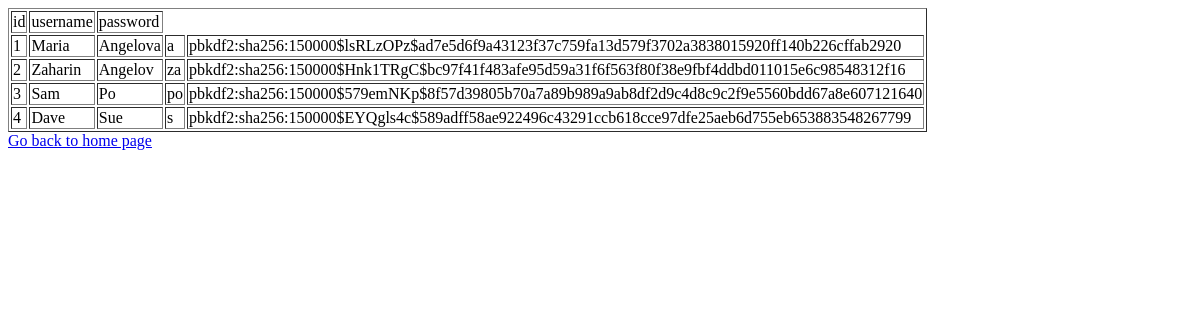
Page /users (signed in) on the earlier database version.
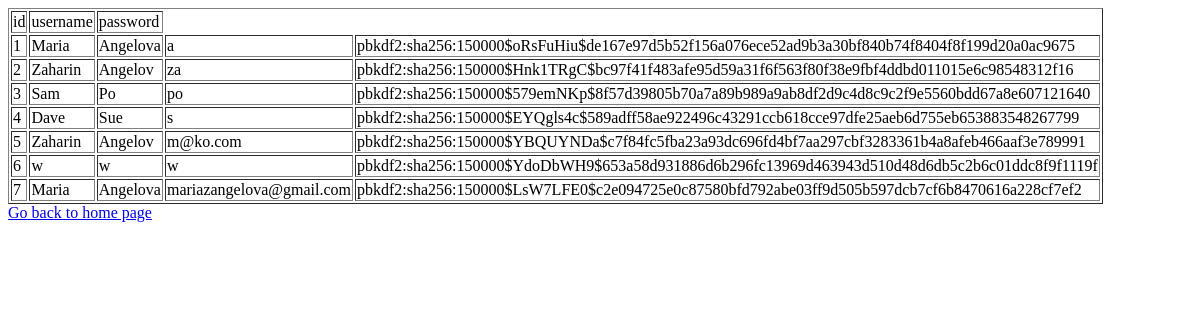
Same page on the later database version.
### models.py (models this page shows, shortened)
class User(db.Model):
    id = db.Column(db.Integer, primary_key=True)
    first_name = db.Column(db.String(50))
    last_name = db.Column(db.String(50))
    email = db.Column(db.String(50))
    password = db.Column(db.String(20))
    registered = db.Column(db.DateTime)
    posts = db.relationship("Post", backref='user')
    def __repr__(self):
        return '<User %r>' % self.first_name

### app.py (the view)
@app.route('/users')
@login_required
def users():
    users = User.query.all()
    print(users)
    return render_template("list.html", users=users)

### app.py (called while the page is built)
@app.after_request
def after_request(response):
    response.headers["Cache-Control"] = "no-cache, no-store, must-revalidate"
    response.headers["Expires"] = 0
    response.headers["Pragma"] = "no-cache"
    return response

### helper.py (called while the page is built)
def login_required(f):
    @wraps(f)
    def decorated_function(*args, **kwargs):
        if session.get("user_id") is None:
            return redirect("/login")
        return f(*args, **kwargs)
    return decorated_function

### templates/list.html
<!DOCTYPE html>
<html>
  <body>
    <table border="1">
      <thead>
        <td>id</td>
        <td>username</td>
        <td>password</td>
      </thead>
      {% for user in users %}
      <tr>
        <td>{{user.id}}</td>
        <td>{{user.first_name}}</td>
        <td>{{user.last_name}}</td>
        <td>{{user.email}}</td>
        <td>{{user.password}}</td>
      </tr>
      {% endfor %}
    </table>
    <a href="/">Go back to home page</a>
  </body>
</html>

Differences in the rows shown:
changed User id 1: password "pbkdf2:sha256:150000$lsRLzOPz$ad7e5d6f9a43123f37c759fa13d579f3702a3838015920ff140b226cffab2920" → "pbkdf2:sha256:150000$oRsFuHiu$de167e97d5b52f156a076ece52ad9b3a30bf840b74f8404f8f199d20a0ac9675"
added User: id "5", first_name "Zaharin", last_name "Angelov", email "m@ko.com", password "pbkdf2:sha256:150000$YBQUYNDa$c7f84fc5fba23a93dc696fd4bf7aa297cbf3283361b4a8afeb466aaf3e789991"
added User: id "6", first_name "w", last_name "w", email "w", password "pbkdf2:sha256:150000$YdoDbWH9$653a58d931886d6b296fc13969d463943d510d48d6db5c2b6c01ddc8f9f1119f"
added User: id "7", first_name "Maria", last_name "Angelova", email "mariazangelova@gmail.com", password "pbkdf2:sha256:150000$LsW7LFE0$c2e094725e0c87580bfd792abe03ff9d505b597dcb7cf6b8470616a228cf7ef2"
